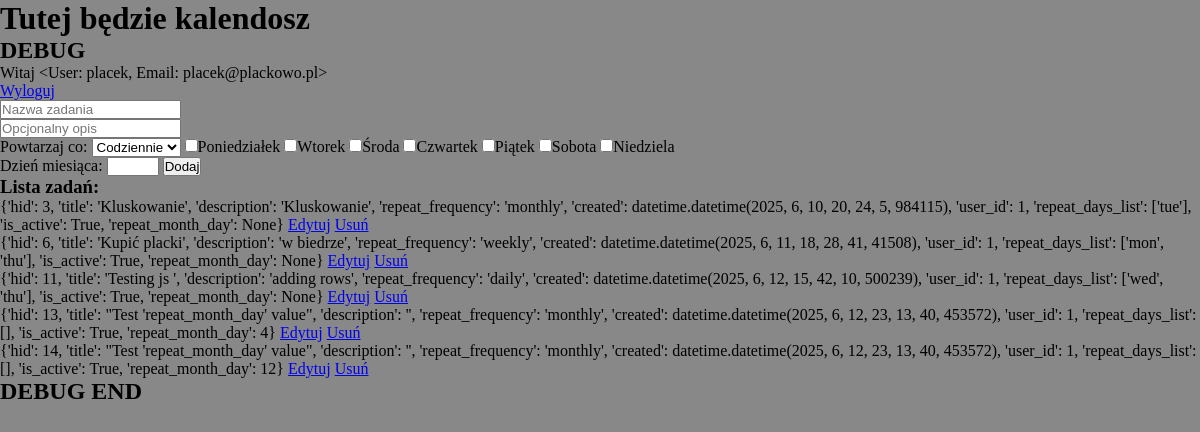
The page /dashboard (signed in) on the database as committed earlier.
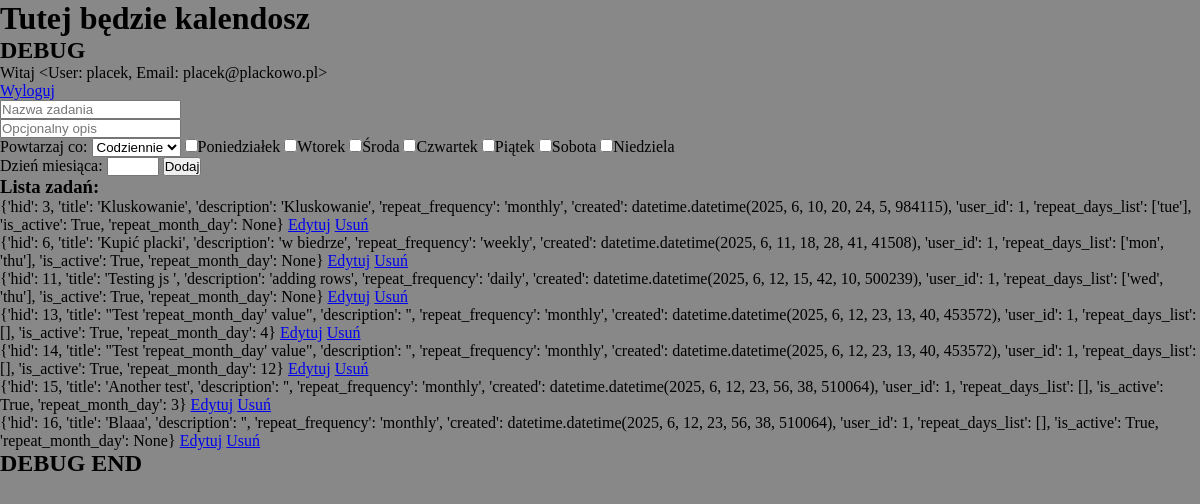
The same page on the database as committed later.
### habitcakesapp/blueprints/userbase/models.py (models this page shows, shortened)
class User(db.Model, UserMixin):
    __tablename__ = 'users'
    uid = db.Column(db.Integer, primary_key=True)
    username = db.Column(db.String, nullable=False)
    password = db.Column(db.String, nullable=False)
    email = db.Column(db.String, nullable=False)
    role = db.Column(db.String,default='user', nullable=False)
    habits = db.relationship('Habit', back_populates='user')
    def __repr__(self):
        return f'<User: {self.username}, Email: {self.email}>'

### habitcakesapp/blueprints/habits/models.py (models this page shows, shortened)
class Habit(db.Model):
    __tablename__ = 'habits'
    hid = db.Column(db.Integer, primary_key=True)
    title = db.Column(db.String, nullable=False)
    description = db.Column(db.String, nullable=True)
    repeat_frequency = db.Column(db.String, nullable=True)
    repeat_day = db.Column(db.String, nullable=True)
    created = db.Column(db.DateTime, default=datetime.now(), nullable=False)
    is_active = db.Column(db.Boolean, default=True, nullable=False)
    repeat_month_day = db.Column(db.Integer,nullable=True)
    user_id = db.Column(db.Integer, db.ForeignKey('users.uid'), nullable=False, index=True)
    user = db.relationship('User', back_populates='habits')

### habitcakesapp/blueprints/core/routes.py (the view)
@core.route('/dashboard')
@login_required
def dashboard():
    user_habits = current_user.habits
    processed_habits = []
    for habit in user_habits:
        habit_dict = {
            'hid': habit.hid,
            'title': habit.title,
            'description': habit.description,
            'repeat_frequency': habit.repeat_frequency,
            'created': habit.created,
            'user_id': habit.user_id,
            'repeat_days_list': habit.repeat_day.split('.') if habit.repeat_day else [],
            'is_active': habit.is_active,
            'repeat_month_day': habit.repeat_month_day
        }
        processed_habits.append(habit_dict)
    return render_template('core/dashboard.html', habits=processed_habits)

### habitcakesapp/blueprints/core/templates/core/dashboard.html (shortened to what this page needs)
{% extends "base.html" %}
{% block content %}
    <main>
    <h1>Tutej będzie kalendosz</h1>
    <h2>DEBUG</h2>
    <p>Witaj {{ current_user }}</p>
    <a href="{{ url_for('userbase.logout') }}">Wyloguj</a><br>
    <form action="{{ url_for('habits.habit') }}" method="POST">
        <input type="text" name="title" placeholder="Nazwa zadania" required="required"><br>
        <input type="text" name="description" placeholder="Opcjonalny opis"><br>
        <label for="repeat_frequency">Powtarzaj co:</label>
        <select id="repeat_frequency" name="repeat_frequency">
            <option value="daily">Codziennie</option>
        </select>
        <input type="checkbox" id="monday" name="repeat_day" value="mon"><label for="monday">Poniedziałek</label>
        <input type="checkbox" id="tuesday" name="repeat_day" value="tue"><label for="tuesday">Wtorek</label>
        <input type="checkbox" id="wednesday" name="repeat_day" value="wed"><label for="wednesday">Środa</label>
        <input type="checkbox" id="thursday" name="repeat_day" value="thu"><label for="thursday">Czwartek</label>
        <input type="checkbox" id="friday" name="repeat_day" value="fri"><label for="friday">Piątek</label>
        <input type="checkbox" id="saturday" name="repeat_day" value="sat"><label for="saturday">Sobota</label>
        <input type="checkbox" id="sunday" name="repeat_day" value="sun"><label for="sunday">Niedziela</label><br>
        <label for="repeat_month_day" id="repeat_month_day">Dzień miesiąca:</label>
        <input type="number" name="repeat_month_day" min="1" max="31">
        <input type="submit" value="Dodaj">
    </form>
    <h3>Lista zadań:</h3>
    <ul>
        {% for habit in habits %}
        <li>{{ habit }} <a href="{{ url_for('habits.edit_habit', habit_id=habit['hid']) }}">Edytuj</a>
        <a href="{{ url_for('habits.delete', habit_id=habit['hid']) }}">Usuń</a>
</li>
    {% endfor %}
    </ul>
    <h2>DEBUG END</h2><br><br>
    </main>
{% endblock %}

### habitcakesapp/templates/base.html (shortened to what this page needs)
<!DOCTYPE html>
<html lang="pl">
<head>
    <link rel="stylesheet" href="{{ url_for('static', filename='styles.css') }}">
</head>
<body>
    {% block content %}{% endblock %}
</body>
</html>

### habitcakesapp/static/styles.css (style rules this page uses)
html { box-sizing: border-box; scroll-behavior: smooth; }
*, *::before, *::after { box-sizing: inherit; margin: 0; padding: 0; }
body { background-color: #888; min-height: 100vh; }

Rows that differ between the two databases and show on the page:
added Habit: habit "{'hid': 15, 'title': 'Another test', 'description': '', 'repeat_frequency': 'monthly', 'created': datetime.datetime(2025, 6, 12, 23, 56, 38, 510064), 'user_id': 1, 'repeat_days_list': [], 'is_active': True, 'repeat_month_day': 3}"
added Habit: habit "{'hid': 16, 'title': 'Blaaa', 'description': '', 'repeat_frequency': 'monthly', 'created': datetime.datetime(2025, 6, 12, 23, 56, 38, 510064), 'user_id': 1, 'repeat_days_list': [], 'is_active': True, 'repeat_month_day': None}"
